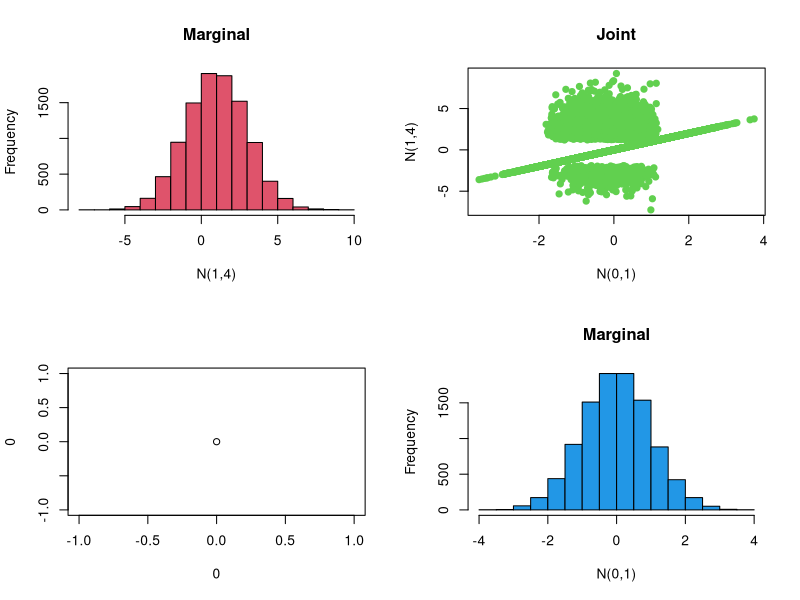
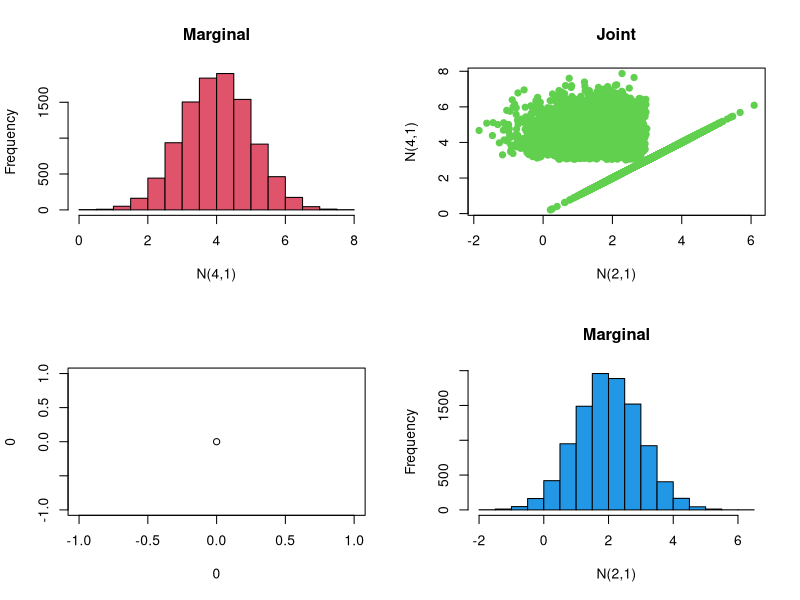
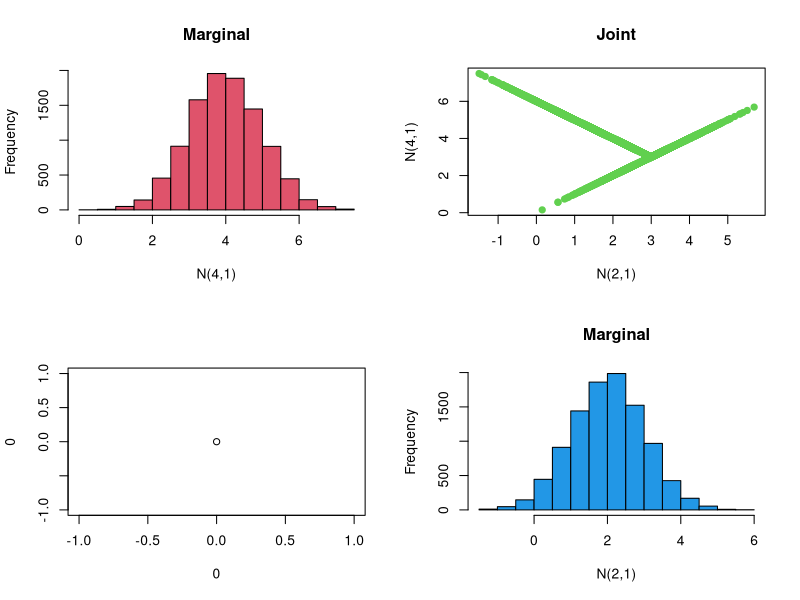
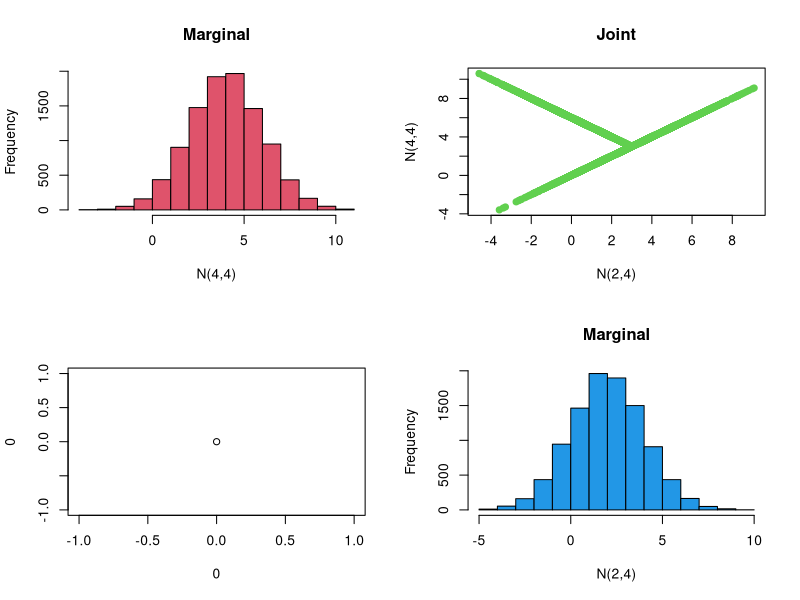
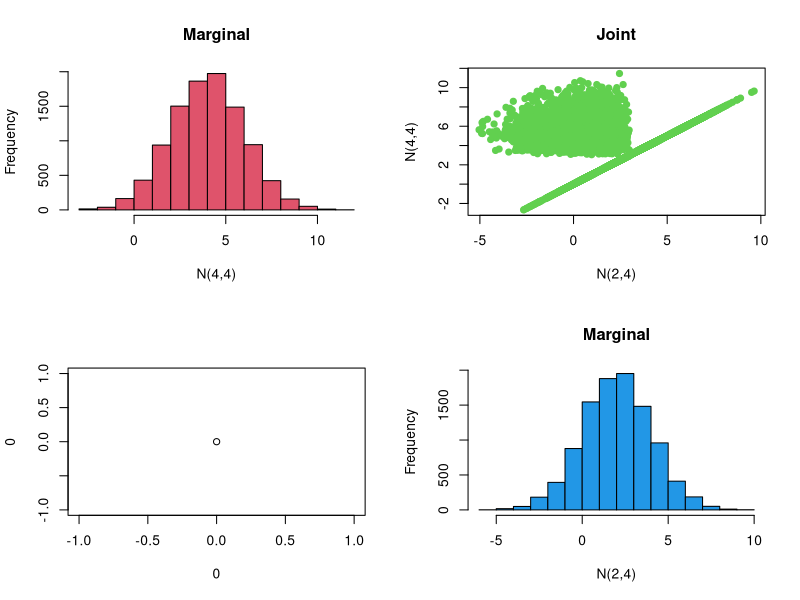

Write R code to recreate these figures, in order.
## coupling.R
## Looking at couplings of random variables

## Maximal (gamma) coupling
rcouple = function(rp, dp, rq, dq) {
    x = rp()
    w = runif(1,0,dp(x))
    if (w < dq(x))
        return(c(x,x))
    else repeat {
        ys = rq()
        ws = runif(1,0,dq(ys))
        if (ws > dp(ys))
            return(c(x,ys))
        }
    }


## Simple Gaussian example
coupled = function()
    rcouple(
        function() rnorm(1,0,1),
        function(x) dnorm(x,0,1),
        function() rnorm(1,1,2),
        function(x) dnorm(x,1,2)
        )
xm = t(sapply(1:10000, function(x) coupled()))
doPlot = function(xm) {
    op = par(mfrow=c(2,2))
    hist(xm[,2],xlab="N(1,4)",col=2, main="Marginal")
    plot(xm,pch=19,col=3,xlab="N(0,1)",ylab="N(1,4)", main="Joint")
    plot(0,0)
    hist(xm[,1],xlab="N(0,1)",col=4, main="Marginal")
    par(op)
}
doPlot(xm)
message("Gamma coupling, unequal variance")
print(summary(xm))
print(var(xm))
print(cor(xm)[2,1])

## Gaussian's with the same variance
coupled = function()
    rcouple(
        function() rnorm(1,2,1),
        function(x) dnorm(x,2,1),
        function() rnorm(1,4,1),
        function(x) dnorm(x,4,1)
        )
xm = t(sapply(1:10000, function(x) coupled()))
doPlot = function(xm) {
    op = par(mfrow=c(2,2))
    hist(xm[,2],xlab="N(4,1)",col=2, main="Marginal")
    plot(xm,pch=19,col=3,xlab="N(2,1)",ylab="N(4,1)", main="Joint")
    plot(0,0)
    hist(xm[,1],xlab="N(2,1)",col=4, main="Marginal")
    par(op)
}
doPlot(xm)
message("Gamma coupling, sd=1")
print(summary(xm))
print(var(xm))
print(cor(xm)[2,1])

## Reflection maximal coupling
refcouple = function(m1, m2, sd) {
    xd = rnorm(1,0,1)
    u = runif(1,0,1)
    if (u < dnorm(xd + (m1-m2)/sd)/dnorm(xd))
        c(m1 + sd*xd, m1 + sd*xd)
    else
        c(m1 + sd*xd, m2 + -sd*xd )
}

## Previous example with a reflection maximal coupling
coupled = function()
    refcouple(2,4,1)
xm = t(sapply(1:10000, function(x) coupled()))
doPlot(xm)
message("Reflection, sd=1")
print(summary(xm))
print(var(xm))
print(cor(xm)[2,1])

coupled = function()
    refcouple(2,4,2)
xm = t(sapply(1:10000, function(x) coupled()))
doPlot = function(xm) {
    op = par(mfrow=c(2,2))
    hist(xm[,2],xlab="N(4,4)",col=2, main="Marginal")
    plot(xm,pch=19,col=3,xlab="N(2,4)",ylab="N(4,4)", main="Joint")
    plot(0,0)
    hist(xm[,1],xlab="N(2,4)",col=4, main="Marginal")
    par(op)
}
doPlot(xm)
message("Reflection, sd=2")
print(summary(xm))
print(var(xm))
print(cor(xm)[2,1])

coupled = function()
    rcouple(
        function() rnorm(1,2,2),
        function(x) dnorm(x,2,2),
        function() rnorm(1,4,2),
        function(x) dnorm(x,4,2)
        )
xm = t(sapply(1:10000, function(x) coupled()))
doPlot(xm)
message("Gamma, sd=2")
print(summary(xm))
print(var(xm))
print(cor(xm)[2,1])


## eof

